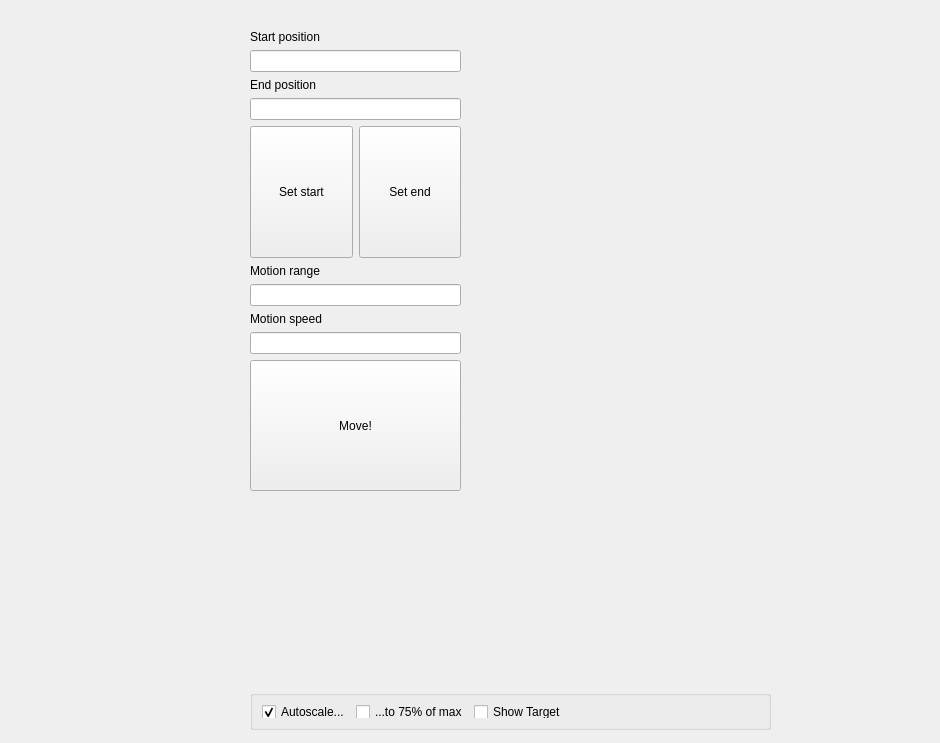
<?xml version="1.0" encoding="UTF-8"?>
<ui version="4.0">
 <class>Form</class>
 <widget class="QWidget" name="Form">
  <property name="windowModality">
   <enum>Qt::NonModal</enum>
  </property>
  <property name="geometry">
   <rect>
    <x>0</x>
    <y>0</y>
    <width>940</width>
    <height>743</height>
   </rect>
  </property>
  <property name="sizePolicy">
   <sizepolicy hsizetype="Fixed" vsizetype="Fixed">
    <horstretch>0</horstretch>
    <verstretch>0</verstretch>
   </sizepolicy>
  </property>
  <property name="windowTitle">
   <string>Camera</string>
  </property>
  <widget class="QGroupBox" name="groupBox_2">
   <property name="geometry">
    <rect>
     <x>250</x>
     <y>690</y>
     <width>521</width>
     <height>40</height>
    </rect>
   </property>
   <layout class="QHBoxLayout" name="horizontalLayout">
    <item>
     <widget class="QCheckBox" name="checkBoxAutoscale">
      <property name="text">
       <string>Autoscale...</string>
      </property>
      <property name="checked">
       <bool>true</bool>
      </property>
      <property name="tristate">
       <bool>false</bool>
      </property>
     </widget>
    </item>
    <item>
     <widget class="QCheckBox" name="checkBox_autoscale90">
      <property name="layoutDirection">
       <enum>Qt::LeftToRight</enum>
      </property>
      <property name="autoFillBackground">
       <bool>false</bool>
      </property>
      <property name="text">
       <string>...to 75% of max</string>
      </property>
     </widget>
    </item>
    <item>
     <widget class="QCheckBox" name="checkBox_showTarget">
      <property name="text">
       <string>Show Target</string>
      </property>
     </widget>
    </item>
    <item>
     <spacer name="horizontalSpacer_3">
      <property name="orientation">
       <enum>Qt::Horizontal</enum>
      </property>
      <property name="sizeHint" stdset="0">
       <size>
        <width>40</width>
        <height>20</height>
       </size>
      </property>
     </spacer>
    </item>
   </layout>
  </widget>
  <widget class="QWidget" name="verticalLayoutWidget_2">
   <property name="geometry">
    <rect>
     <x>250</x>
     <y>30</y>
     <width>211</width>
     <height>461</height>
    </rect>
   </property>
   <layout class="QVBoxLayout" name="verticalLayout_stage">
    <item>
     <widget class="QLabel" name="label_start">
      <property name="text">
       <string>Start position</string>
      </property>
     </widget>
    </item>
    <item>
     <widget class="QLineEdit" name="lineEdit_startpos"/>
    </item>
    <item>
     <widget class="QLabel" name="label_end">
      <property name="text">
       <string>End position</string>
      </property>
     </widget>
    </item>
    <item>
     <widget class="QLineEdit" name="lineEdit_endpos"/>
    </item>
    <item>
     <layout class="QHBoxLayout" name="horizontalLayout_posset">
      <item>
       <widget class="QPushButton" name="pushButton_seta">
        <property name="sizePolicy">
         <sizepolicy hsizetype="Minimum" vsizetype="Expanding">
          <horstretch>0</horstretch>
          <verstretch>0</verstretch>
         </sizepolicy>
        </property>
        <property name="text">
         <string>Set start</string>
        </property>
       </widget>
      </item>
      <item>
       <widget class="QPushButton" name="pushButton_setb">
        <property name="sizePolicy">
         <sizepolicy hsizetype="Minimum" vsizetype="Expanding">
          <horstretch>0</horstretch>
          <verstretch>0</verstretch>
         </sizepolicy>
        </property>
        <property name="text">
         <string>Set end</string>
        </property>
       </widget>
      </item>
     </layout>
    </item>
    <item>
     <widget class="QLabel" name="label_mrange">
      <property name="text">
       <string>Motion range</string>
      </property>
     </widget>
    </item>
    <item>
     <widget class="QLineEdit" name="lineEdit_mrange"/>
    </item>
    <item>
     <widget class="QLabel" name="label_speed">
      <property name="text">
       <string>Motion speed</string>
      </property>
     </widget>
    </item>
    <item>
     <widget class="QLineEdit" name="lineEdit_speed"/>
    </item>
    <item>
     <widget class="QPushButton" name="pushButton_startmv">
      <property name="sizePolicy">
       <sizepolicy hsizetype="Minimum" vsizetype="Expanding">
        <horstretch>0</horstretch>
        <verstretch>0</verstretch>
       </sizepolicy>
      </property>
      <property name="text">
       <string>Move!</string>
      </property>
     </widget>
    </item>
   </layout>
  </widget>
 </widget>
 <resources/>
 <connections/>
</ui>
